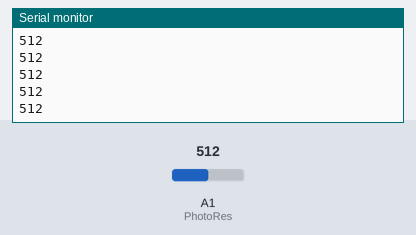
Simulated run of this sketch. Board: Arduino Uno, built with avr-gcc and run on an emulated ATmega328P. Parts: the last lines printed to the serial monitor. Inputs (shaded band) come from the test bench; at power-on: A1 (PhotoRes) = 512.

Above: at 1.2 s.
1.3 s: A1 (PhotoRes) set to 716
At 1.8 s:
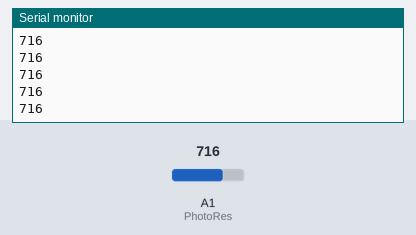
2.8 s: A1 (PhotoRes) set to 900
At 3.5 s:
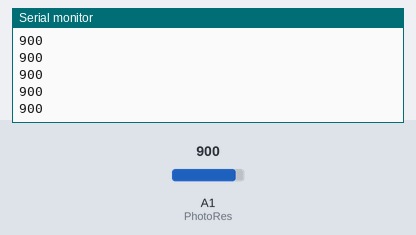
Timing chart, 0 to 5.8 s (numbered marks = the images above; inputs shaded):
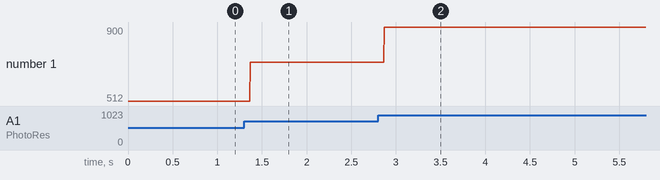

Measured:
- after the input at 1.3 s, the serial monitor: prints a new line after 0.07 s (image 1)
- after the input at 2.8 s, the serial monitor: prints a new line after 0.07 s (image 2)
- plotted number 1: 512 → 716 after the input at 1.3 s, 716 → 900 after the input at 2.8 s

The sketch:

sketch_mar28a_PhotoRes_dani_porta.ino
```cpp
int PhotoRes = 1;

void setup()
{
  pinMode(PhotoRes, INPUT);
  Serial.begin(9600);
  //pinMode(buttonPin, INPUT);
}


void loop()
{
 Serial.println(analogRead(PhotoRes));
}
```
